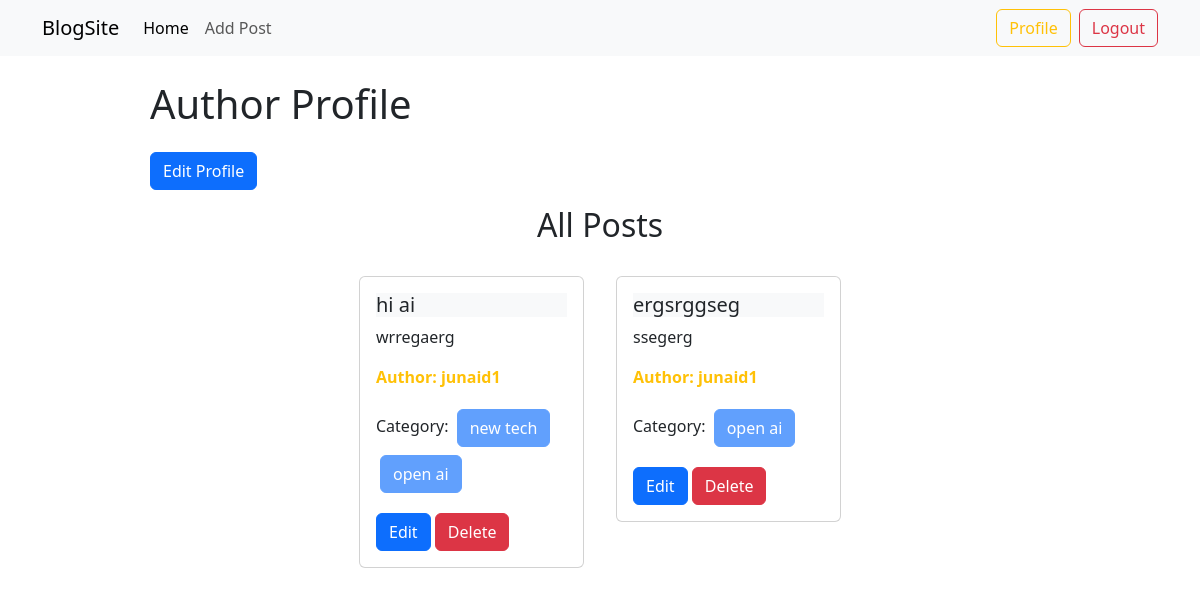
Screenshot of /authors/profile/ (signed in) with the database file from the repository.
### posts/models.py (models this page shows, shortened)
class Post(models.Model):
    title = models.CharField(max_length=50)
    content = models.TextField()
    category = models.ManyToManyField(Category)
    author = models.ForeignKey(User, on_delete=models.CASCADE)
    image = models.ImageField(upload_to='posts/', blank=True, null=True)

### categories/models.py (models this page shows, shortened)
class Category(models.Model):
    name = models.CharField(max_length=100)
    slug = models.SlugField(max_length=100, unique=True, blank=True, null=True)

### authors/views.py (the view)
# urls.py: path('profile/', profile, name='profile'),
@login_required
def profile(request):
    posts = Post.objects.filter(author=request.user)
    return render(request, 'profile.html', {'posts': posts})

### authors/templates/profile.html
{% extends "base.html" %} {% load crispy_forms_tags %} {% block content %}
<h1 class="my-4">Author Profile</h1>
<a class="btn btn-primary" href="{% url 'edit_profile' %}">Edit Profile</a>
<h2 class="text-center my-3">All Posts</h2>
<div class="d-flex flex-wrap justify-content-center">
    {% for post in posts %}
    <div class="col-sm-3 m-3">
        <div class="card">
            <div class="card-body">
                <h5 class="card-title bg-body-tertiary">{{post.title}}</h5>
                <p class="card-text">{{post.content}}</p>
                <p class="card-text fw-bold text-warning">
                    Author: {{post.author.username}}
                </p>
                <p class="card-text">
                    Category: {% for cat in post.category.all %}
                    <button class="btn btn-primary disabled m-1">
                        {{cat.name}}
                    </button>
                    {% endfor %}
                </p>
                <a href="{% url 'edit_post' post.id %}" class="btn btn-primary"
                    >Edit</a
                >
                <a href="{% url 'delete_post' post.id %}" class="btn btn-danger"
                    >Delete</a
                >
            </div>
        </div>
    </div>
    {% endfor %}
</div>
{% endblock %}

### rows the page displays
Post: title "hi ai", content "wrregaerg", author.username "junaid1"
Category: name "new tech"
Category: name "open ai"
Post: title "ergsrggseg", content "ssegerg", author.username "junaid1"
